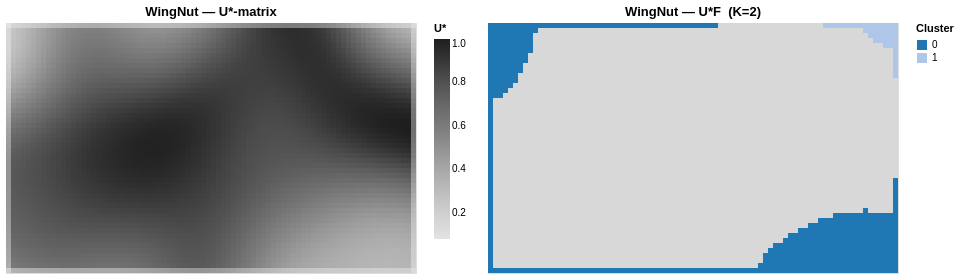

Notebook source saved alongside this figure:
### Code cell
alt.hconcat(
    plot_grid_heatmap(clf_wn.ustar_, 'WingNut — U*-matrix', scheme='greys', value_name='U*', cell_pixels=5.0),
    plot_cluster_map(clf_wn.labels_, title=f'WingNut — U*F  (K={clf_wn.n_clusters_})', cell_pixels=5.0),
).resolve_scale(color='independent')

### Figure 1 — Vega-Lite specification as saved in the notebook (floating-point values rounded to 4 significant figures; data arrays with more than 128 entries replaced by an {"elided": "..."} marker saying what was removed)
{"config": {"view": {"continuousWidth": 300, "continuousHeight": 300}}, "hconcat": [{"data": {"name": "data-37daf23dd5da7eea5449883321c6ae33"}, "mark": {"type": "rect"}, "encoding": {"color": {"field": "U*", "legend": {"title": "U*"}, "scale": {"scheme": "greys"}, "type": "quantitative"}, "tooltip": [{"field": "col", "type": "quantitative"}, {"field": "row", "type": "quantitative"}, {"field": "U*", "format": ".4f", "type": "quantitative"}], "x": {"axis": null, "field": "col", "sort": null, "type": "ordinal"}, "y": {"axis": null, "field": "row", "sort": "descending", "type": "ordinal"}}, "height": {"step": 5.0}, "title": "WingNut — U*-matrix", "width": {"step": 5.0}}, {"layer": [{"mark": {"type": "rect"}, "encoding": {"color": {"value": "#d8d8d8"}, "x": {"axis": null, "field": "col", "sort": null, "type": "ordinal"}, "y": {"axis": null, "field": "row", "sort": "descending", "type": "ordinal"}}}, {"mark": {"type": "rect"}, "encoding": {"color": {"field": "cluster", "legend": {"title": "Cluster"}, "scale": {"scheme": "category20"}, "type": "nominal"}, "tooltip": [{"field": "col", "type": "quantitative"}, {"field": "row", "type": "quantitative"}, {"field": "cluster", "type": "quantitative"}], "x": {"axis": null, "field": "col", "sort": null, "type": "ordinal"}, "y": {"axis": null, "field": "row", "sort": "descending", "type": "ordinal"}}, "title": "WingNut — U*F  (K=2)", "transform": [{"filter": "(datum.cluster >= 0)"}]}], "data": {"name": "data-86e1e9ad114cfc3ee4bf80893f5e63ba"}, "height": {"step": 5.0}, "width": {"step": 5.0}}], "resolve": {"scale": {"color": "independent"}}, "$schema": "https://vega.github.io/schema/vega-lite/v6.4.1.json", "datasets": {"data-37daf23dd5da7eea5449883321c6ae33": {"elided": "4100 records"}, "data-86e1e9ad114cfc3ee4bf80893f5e63ba": {"elided": "4100 records"}}}
